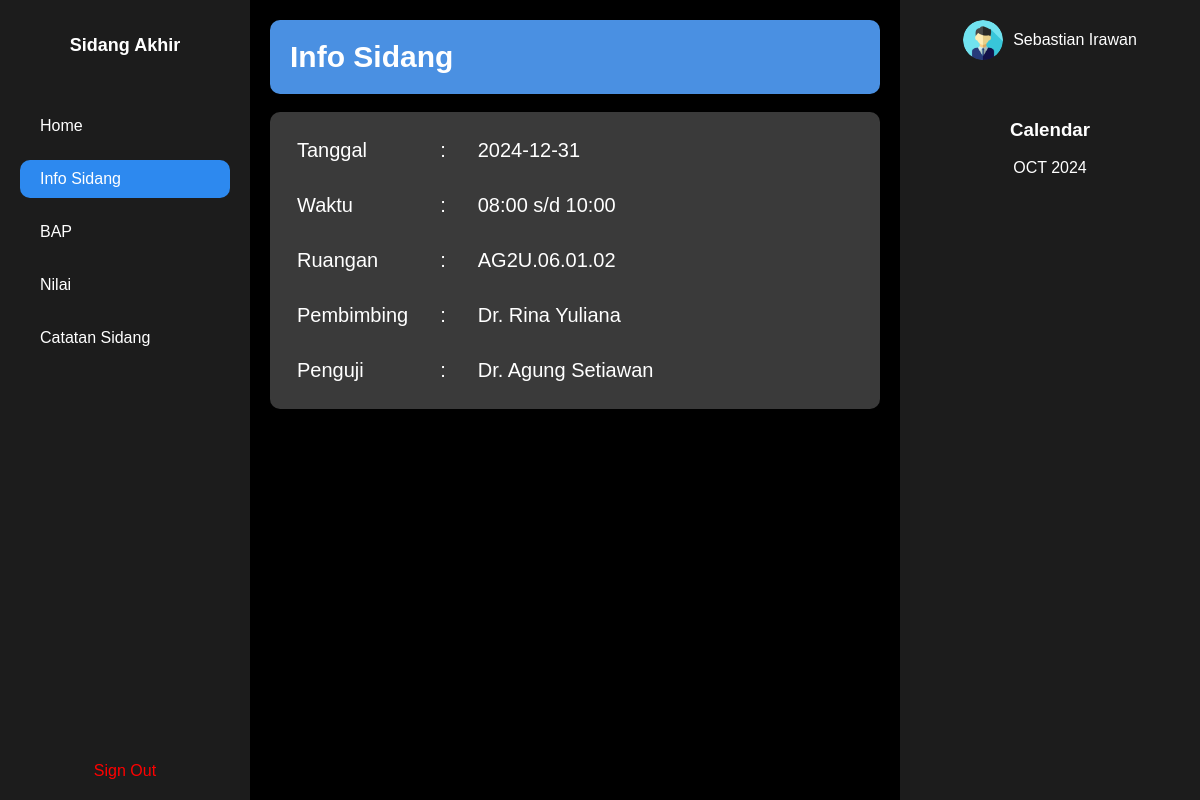
Page /mahasiswa/info (signed in) on the earlier database version.
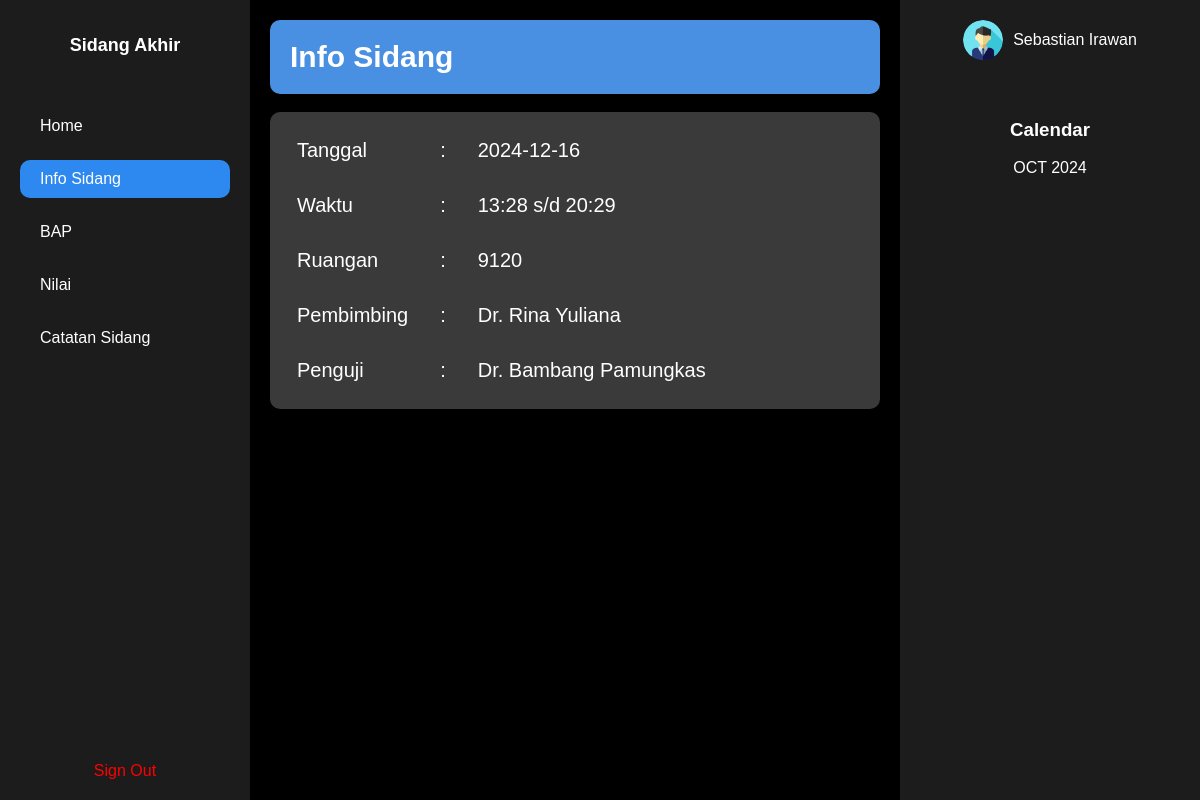
Same page on the later database version.
### tables this page shows
CREATE TABLE Sidang (ID_Sidang INTEGER PRIMARY KEY AUTOINCREMENT, tempat_sidang TEXT NOT NULL, tanggal_sidang DATE NOT NULL, waktu_mulai TIME NOT NULL, waktu_selesai TIME NOT NULL, Catatan TEXT, npm TEXT NOT NULL REFERENCES Mahasiswa (npm), nik_pembimbing TEXT NOT NULL REFERENCES Pembimbing (nik), nik_penguji TEXT NOT NULL REFERENCES Penguji (nik), nik_penguji2 TEXT REFERENCES Penguji (nik), ID_Tahun_Ajaran INTEGER NOT NULL REFERENCES Bobot_PerTahun_Ajaran (ID_Tahun_Ajaran), nilai_total DOUBLE, status TEXT, FOREIGN KEY (npm) REFERENCES Mahasiswa (npm), FOREIGN KEY (nik_pembimbing) REFERENCES Pembimbing (nik), FOREIGN KEY (nik_penguji) REFERENCES Penguji (nik), FOREIGN KEY (ID_Tahun_Ajaran) REFERENCES Bobot_PerTahun_Ajaran (ID_Tahun_Ajaran));

CREATE TABLE Pembimbing (
    nik TEXT PRIMARY KEY,
    Nama TEXT NOT NULL,
    Email TEXT NOT NULL UNIQUE,
    Password TEXT NOT NULL
);

CREATE TABLE Penguji (
    nik TEXT PRIMARY KEY,
    Nama TEXT NOT NULL,
    Email TEXT NOT NULL UNIQUE,
    Password TEXT NOT NULL
);

CREATE TABLE Mahasiswa (
    npm TEXT PRIMARY KEY,
    nama TEXT NOT NULL,
    jurusan TEXT NOT NULL,
    angkatan INTEGER NOT NULL,
    jenis_ta INTEGER NOT NULL,
    judul_ta TEXT NOT NULL,
    email TEXT NOT NULL,
    password TEXT NOT NULL
);

### app/routes/mahasiswa.py (the view)
@mahasiswa_bp.route('/info')
def info():
    nama = session.get('nama', None)
    npm = session.get('id', None)
    conn = get_db_connection()
    cursor = conn.cursor()
    cursor.execute("select * from InfoSidang where npm_mahasiswa = ? and status = ?", (npm, 'active'))
    info_sidang = cursor.fetchone()
    print(info_sidang)
    return render_template('mahasiswa/mahasiswa-info.html', nama = nama, info = info_sidang)

### app/routes/mahasiswa.py (called while the page is built)
def get_db_connection():
    conn = sqlite3.connect('database/database.db')
    conn.row_factory = sqlite3.Row
    return conn

@mahasiswa_bp.before_request
def require_login():
    allowed_routes = ['login', 'static']
    if 'email' not in session and request.endpoint not in allowed_routes:
        return redirect(url_for('login'))

### main.py (called while the page is built)
@app.before_request
def require_login():
    allowed_routes = ['login', 'static']
    if 'email' not in session and request.endpoint not in allowed_routes:
        return redirect(url_for('login'))

### templates/mahasiswa/mahasiswa-info.html (shortened to what this page needs)
<!DOCTYPE html>
<html lang="en">
<head>
  <link rel="stylesheet" href="{{ url_for('static', filename='css/mahasiswa/mahasiswa-info.css') }}">
</head>
<body>
  <div class="container">
    {% include 'mahasiswa/fragment/sidebar.html' %}
    <div class="content">
        <div class="welcome-box">
          Info Sidang
        </div>
        <br>
        <div class="info-details">
          <table class="info-table">
            <tr>
                <td>Tanggal</td>
                <td>:</td>
                <td>{{info.tanggal_sidang}}</td>
            </tr>
            <tr>
                <td>Waktu</td>
                <td>:</td>
                <td>{{info.waktu_mulai}} s/d {{info.waktu_selesai}}</td>
            </tr>
            <tr>
                <td>Ruangan</td>
                <td>:</td>
                <td>{{info.tempat_sidang}}</td>
            </tr>
            <tr>
                <td>Pembimbing</td>
                <td>:</td>
                <td>{{info.nama_pembimbing}}</td>
            </tr>
            <tr>
                <td>Penguji</td>
                <td>:</td>
                <td>{{info.nama_penguji}}</td>
            </tr>
        </table>
        </div>
    </div>
    {% include 'mahasiswa/fragment/rightbar.html' %}
  </div>
</body>
</html>

### templates/mahasiswa/fragment/sidebar.html
<nav class="sidebar">
    <h2 class="title">Sidang Akhir</h2>
    <ul class="menu">
      <li id="home"><a href="home">Home</a></li>
      <li id="info"><a href="info">Info Sidang</a></li>
      <li id="bap"><a href="bap">BAP</a></li>
      <li id="nilai"><a href="nilai">Nilai</a></li>
      <li id="catatan"><a href="catatan">Catatan Sidang</a></li>
    </ul>
    <a href="logout" class="sign-out">Sign Out</a>
  </nav>

### templates/mahasiswa/fragment/rightbar.html (shortened to what this page needs)
<aside class="calendar">
    <div class="user">
      <img src="{{ url_for('static', filename='png/profile-mahasiswa.png') }}" alt="User">
      <span>{{nama}}</span>
    </div>
    <div class="cal-wrapper">
      <h3>Calendar</h3>
      <div class="month">OCT 2024</div>
    </div>
  </aside>

### static/css/mahasiswa/mahasiswa-info.css (style rules this page uses)
body { font-family: 'Arial', sans-serif; margin: 0; color: #fff; background-color: #121212; display: grid; grid-template-columns: auto; grid-template-rows: auto; height: 100vh; }
.container { display: grid; grid-template-columns: 250px 1fr 300px; grid-template-rows: auto; height: 100%; }
.sidebar { background: #1c1c1c; display: flex; flex-direction: column; align-items: center; padding: 20px; }
.welcome-box { background-color: #4a90e2; border-radius: 10px; padding: 20px; color: white; font-size: 30px; font-weight: bold; }
#home { margin-top: 20px; }
.sidebar .menu { list-style: none; padding: 0; width: 100%; }
#info { background: #2d89ef; border-radius: 10px; }
.sidebar .menu li { margin: 15px 0; }
.sidebar .menu li a { text-decoration: none; color: #fff; padding: 10px 20px; display: block; border-radius: 10px; }
.sidebar .sign-out { margin-top: auto; color: red; text-decoration: none; }
h2 { font-size: 18px; }
.content { grid-column: 2 / 3; padding: 20px; background-color: black; }
.info-table { font-size: 20px; height: 50%; }
.info-table td { padding: 15px 15px; }
.info-details { border-radius: 10px; padding: 10px; background-color: #3a3a3a; }
.calendar { background: #1c1c1c; padding: 20px; display: flex; flex-direction: column; align-items: center; }
.calendar .user { display: flex; align-items: center; margin-bottom: 20px; }
.calendar .user img { border-radius: 50%; width: 40px; height: 40px; margin-right: 10px; }
.calendar .cal-wrapper { text-align: center; }

Differences in the rows shown:
removed Sidang: tanggal_sidang "2024-12-31", waktu_mulai "08:00", waktu_selesai "10:00", tempat_sidang "AG2U.06.01.02"
no longer on this page (row unchanged): Penguji: nama_penguji "Dr. Agung Setiawan"
added Sidang: tanggal_sidang "2024-12-16", waktu_mulai "13:28", waktu_selesai "20:29", tempat_sidang "9120"
now on this page (row unchanged): Penguji: nama_penguji "Dr. Bambang Pamungkas"
